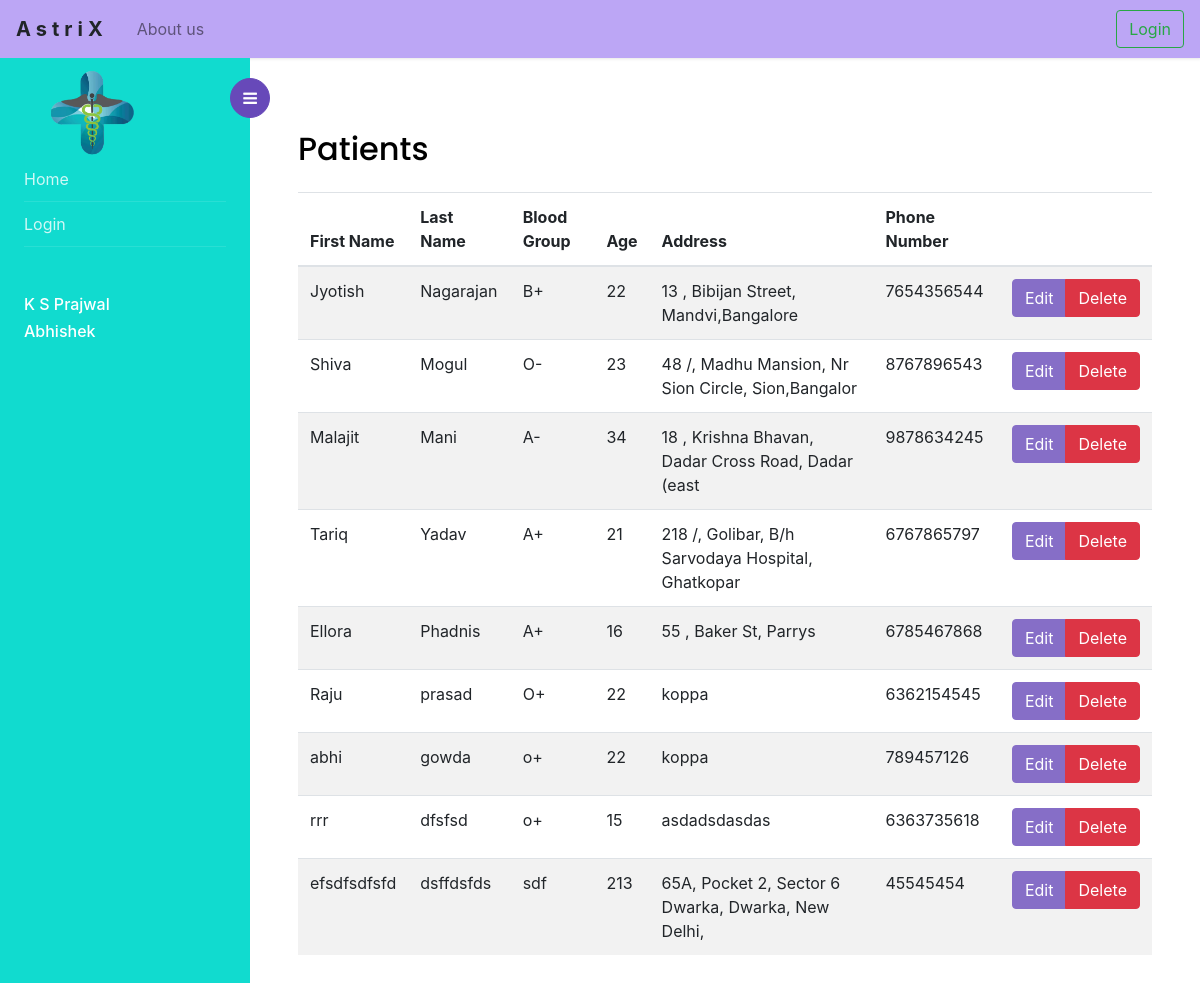
The page /patient/ on the database its author committed.
### management/models.py (models this page shows, shortened)
class Patients(models.Model):
    firstName = models.CharField(max_length=50,null=False,verbose_name = "First name")
    lastName = models.CharField(max_length=50,null=False,verbose_name = "Last name")
    email = models.EmailField(max_length=254)
    pid = models.PositiveIntegerField(null=False,unique=True,default=1,verbose_name = "Patient ID")
    bloodGroup = models.CharField(max_length=3,null=False,verbose_name = "Blood Group")
    age = models.PositiveIntegerField(verbose_name = "Age")
    address = models.CharField(max_length=50,null=False,verbose_name = "Address")
    phNo = models.CharField( max_length=10,verbose_name = "Phone Number")

### management/views.py (the view)
# urls.py: path("patient/",PatientView.as_view(),name='patientsDetails' ),
class PatientView(ListView):
    model = Patients
    template_name = "patient.html"

### templates/patient.html (shortened to what this page needs)
{% extends "base.html" %}
{% block content %}
    <div class="p-4 p-md-5 pt-5">
    <h2 class="mt-4 ">Patients</h2>
    <table class="table table-striped table-hover mt-4">
  <thead>
    <tr>
      <th scope="col">First Name</th>
      <th scope="col">Last Name</th>
      <th scope="col">Blood Group</th>
      <th scope="col">Age</th>
      <th scope="col">Address</th>
      <th scope="col">Phone Number</th>
      <th scope="col"></th>
    </tr>
  </thead>
  <tbody>
    {% for object in object_list %}
    <tr>
      <td>{{ object.firstName }}</td>
      <td>{{ object.lastName }}</td>
      <td>{{ object.bloodGroup }}</td>
      <td>{{ object.age }}</td>
      <td>{{ object.address }}</td>
      <td>{{ object.phNo }}</td>
      <td>
        <div class="btn-group" role="group" aria-label="Basic example">
          <a class="btn btn-primary" href="{{object.pk}}">Edit</a>
          <a class="btn btn-danger" href="{{object.pk}}/delete/">Delete</a>
        </div>
      </td>
    </tr>
    {% empty %}
    <li>No objects yet.</li>
    {% endfor %}
  </tbody>
</table>
</div>
{% endblock %}

### templates/base.html (style rules this page uses)
* { transition: 3s linear; }

### rows shown on the page
Patients: firstName "Jyotish", lastName "Nagarajan", bloodGroup "B+", age "22", address "13 , Bibijan Street, Mandvi,Bangalore", phNo "7654356544"
Patients: firstName "Shiva", lastName "Mogul", bloodGroup "O-", age "23", address "48 /, Madhu Mansion, Nr Sion Circle, Sion,Bangalor", phNo "8767896543"
Patients: firstName "Malajit", lastName "Mani", bloodGroup "A-", age "34", address "18 , Krishna Bhavan, Dadar Cross Road, Dadar (east", phNo "9878634245"
Patients: firstName "Tariq", lastName "Yadav", bloodGroup "A+", age "21", address "218 /, Golibar, B/h Sarvodaya Hospital, Ghatkopar", phNo "6767865797"
Patients: firstName "Ellora", lastName "Phadnis", bloodGroup "A+", age "16", address "55 , Baker St, Parrys", phNo "6785467868"
Patients: firstName "Raju", lastName "prasad", bloodGroup "O+", age "22", address "koppa", phNo "6362154545"
Patients: firstName "abhi", lastName "gowda", bloodGroup "o+", age "22", address "koppa", phNo "789457126"
Patients: firstName "rrr", lastName "dfsfsd", bloodGroup "o+", age "15", address "asdadsdasdas", phNo "6363735618"
Patients: firstName "efsdfsdfsfd", lastName "dsffdsfds", bloodGroup "sdf", age "213", address "65A, Pocket 2, Sector 6 Dwarka, Dwarka, New Delhi,", phNo "45545454"
